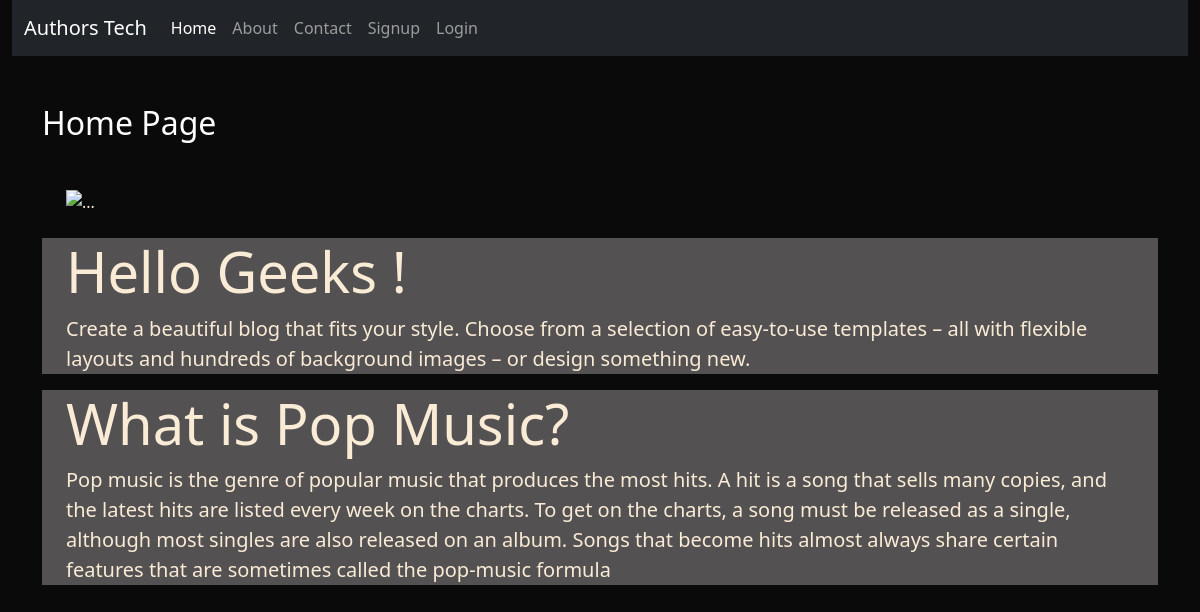
Before: / with the older database file.
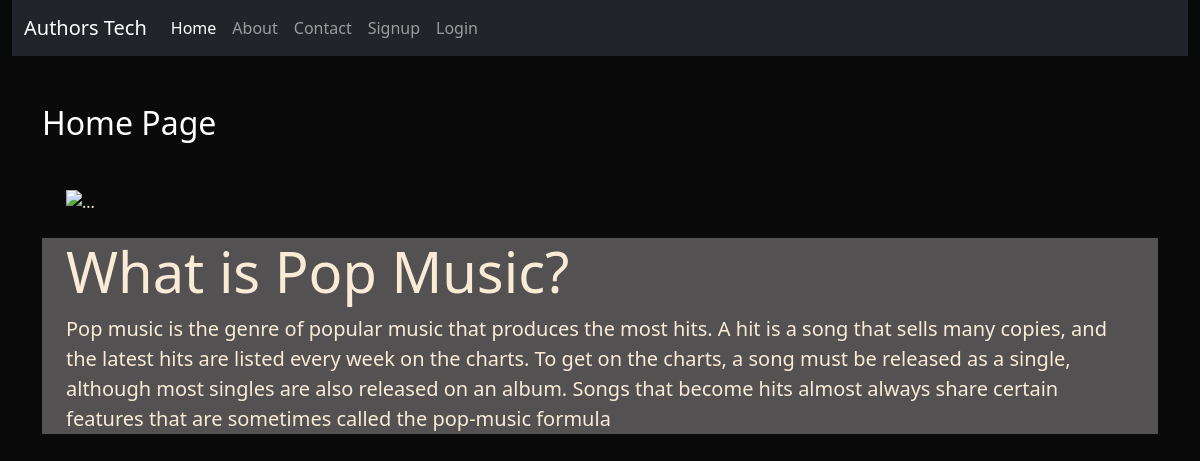
After: the same page with the newer database file.
### blog/models.py (models this page shows)
class Post(models.Model):
    title= models.CharField(max_length=150)
    desc=models.TextField()

### blog/views.py (the view)
# urls.py: 2. Add a URL to urlpatterns:  path('', views.home, name='home')
def home(request):
    posts = Post.objects.all()
    return render(request, 'blog/home.html',{'posts':posts})

### blog/templates/blog/home.html (shortened to what this page needs)
{% extends 'blog/base.html'%}
{% load static %}
{% block content %}
<div class=>
<h2 class="text-white my-5  col-sm-5">Home Page</h2>
<div class="container-fluid my-4">
  <div class="carousel-inner ">
    <div class="carousel-item active">
      <img src="https://source.unsplash.com/1600x600/?computer" class="d-block w-100" alt="...">
    </div>
  </div>
</div>
{% for post in posts %}
<div class="jumbotron jumbotron-fluid jumbo-color">
  <div class="container">
    <h1 class="display-4 font-weight-bold">{{post.title}}</h1>
    <p class="lead">{{post.desc}}</p>
  </div>
</div>
{% endfor %}
</div>
{% endblock content %}

Changed rows visible on the page:
removed Post: title "Hello Geeks !", desc "Create a beautiful blog that fits your style. Choose from a selection of easy-to-use templates – all with flexible layouts and hundreds of background images – or design something new."
